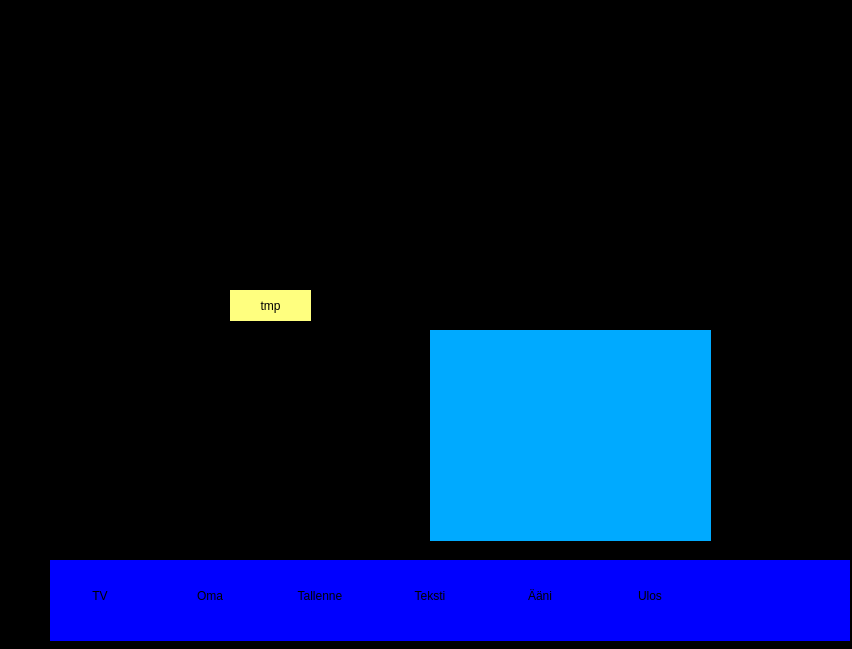
<?xml version="1.0" encoding="UTF-8"?>
<ui version="4.0">
 <class>Form</class>
 <widget class="QWidget" name="Form">
  <property name="geometry">
   <rect>
    <x>0</x>
    <y>0</y>
    <width>852</width>
    <height>649</height>
   </rect>
  </property>
  <property name="windowTitle">
   <string>Form</string>
  </property>
  <property name="styleSheet">
   <string notr="true">background-color: rgb(0, 0, 0);
border: none;</string>
  </property>
  <widget class="QFrame" name="frame_alapalkki">
   <property name="geometry">
    <rect>
     <x>50</x>
     <y>560</y>
     <width>800</width>
     <height>81</height>
    </rect>
   </property>
   <property name="focusPolicy">
    <enum>Qt::NoFocus</enum>
   </property>
   <property name="styleSheet">
    <string notr="true">background-color: rgb(0, 0, 255);</string>
   </property>
   <property name="frameShape">
    <enum>QFrame::StyledPanel</enum>
   </property>
   <property name="frameShadow">
    <enum>QFrame::Raised</enum>
   </property>
   <widget class="QToolButton" name="btn_tv">
    <property name="geometry">
     <rect>
      <x>0</x>
      <y>10</y>
      <width>100</width>
      <height>51</height>
     </rect>
    </property>
    <property name="styleSheet">
     <string notr="true">QToolButton{
background-color: rgb(0,0,255);
font: 18pt &quot;Ubuntu&quot;;
color: yellow;}

QToolButton::focus{
border-top-right-radius: 0px;
background-color: rgb(255,0,0); 
color: yellow;};</string>
    </property>
    <property name="text">
     <string>TV</string>
    </property>
   </widget>
   <widget class="QToolButton" name="btn_tallenne">
    <property name="geometry">
     <rect>
      <x>220</x>
      <y>10</y>
      <width>100</width>
      <height>51</height>
     </rect>
    </property>
    <property name="styleSheet">
     <string notr="true">QToolButton{
background-color: rgb(0,0,255);
font: 18pt &quot;Ubuntu&quot;;
color: yellow;}

QToolButton::focus{
border-top-right-radius: 0px;
background-color: rgb(255,0,0); 
color: yellow;};</string>
    </property>
    <property name="text">
     <string>Tallenne</string>
    </property>
   </widget>
   <widget class="QToolButton" name="btn_teksti">
    <property name="geometry">
     <rect>
      <x>330</x>
      <y>10</y>
      <width>100</width>
      <height>51</height>
     </rect>
    </property>
    <property name="styleSheet">
     <string notr="true">QToolButton{
background-color: rgb(0,0,255);
font: 18pt &quot;Ubuntu&quot;;
color: yellow;}

QToolButton::focus{
border-top-right-radius: 0px;
background-color: rgb(255,0,0); 
color: yellow;};</string>
    </property>
    <property name="text">
     <string>Teksti</string>
    </property>
   </widget>
   <widget class="QToolButton" name="btn_aani">
    <property name="geometry">
     <rect>
      <x>440</x>
      <y>10</y>
      <width>100</width>
      <height>51</height>
     </rect>
    </property>
    <property name="styleSheet">
     <string notr="true">QToolButton{
background-color: rgb(0,0,255);
font: 18pt &quot;Ubuntu&quot;;
color: yellow;}

QToolButton::focus{
border-top-right-radius: 0px;
background-color: rgb(255,0,0); 
color: yellow;};</string>
    </property>
    <property name="text">
     <string>Ääni</string>
    </property>
   </widget>
   <widget class="QToolButton" name="btn_sulje">
    <property name="geometry">
     <rect>
      <x>550</x>
      <y>10</y>
      <width>100</width>
      <height>51</height>
     </rect>
    </property>
    <property name="styleSheet">
     <string notr="true">QToolButton{
background-color: rgb(0,0,255);
font: 18pt &quot;Ubuntu&quot;;
color: yellow;}

QToolButton::focus{
border-top-right-radius: 0px;
background-color: rgb(255,0,0); 
color: yellow;};</string>
    </property>
    <property name="text">
     <string>Ulos</string>
    </property>
   </widget>
   <widget class="QToolButton" name="btn_oma">
    <property name="geometry">
     <rect>
      <x>110</x>
      <y>10</y>
      <width>100</width>
      <height>51</height>
     </rect>
    </property>
    <property name="styleSheet">
     <string notr="true">QToolButton{
background-color: rgb(0,0,255);
font: 18pt &quot;Ubuntu&quot;;
color: yellow;}

QToolButton::focus{
border-top-right-radius: 0px;
background-color: rgb(255,0,0); 
color: yellow;};</string>
    </property>
    <property name="text">
     <string>Oma</string>
    </property>
   </widget>
  </widget>
  <widget class="QListWidget" name="list_ohjelma">
   <property name="geometry">
    <rect>
     <x>10</x>
     <y>20</y>
     <width>141</width>
     <height>431</height>
    </rect>
   </property>
   <property name="focusPolicy">
    <enum>Qt::NoFocus</enum>
   </property>
   <property name="styleSheet">
    <string notr="true">QListView{
background-color:rgb(41, 85, 74); 
font: 18pt &quot;Ubuntu&quot;;
color: white;}

QListView::item:selected{
background-color: rgb(75,153,134); 
color: yellow;};</string>
   </property>
   <property name="verticalScrollBarPolicy">
    <enum>Qt::ScrollBarAlwaysOff</enum>
   </property>
  </widget>
  <widget class="QToolButton" name="btn_tmp">
   <property name="geometry">
    <rect>
     <x>230</x>
     <y>290</y>
     <width>81</width>
     <height>31</height>
    </rect>
   </property>
   <property name="focusPolicy">
    <enum>Qt::NoFocus</enum>
   </property>
   <property name="styleSheet">
    <string notr="true">background-color: rgb(255, 255, 127);</string>
   </property>
   <property name="text">
    <string>tmp</string>
   </property>
  </widget>
  <widget class="QFrame" name="frame_soitin">
   <property name="geometry">
    <rect>
     <x>320</x>
     <y>90</y>
     <width>351</width>
     <height>191</height>
    </rect>
   </property>
   <property name="frameShape">
    <enum>QFrame::StyledPanel</enum>
   </property>
   <property name="frameShadow">
    <enum>QFrame::Raised</enum>
   </property>
  </widget>
  <widget class="QFrame" name="frame_tracktausta">
   <property name="geometry">
    <rect>
     <x>430</x>
     <y>330</y>
     <width>281</width>
     <height>211</height>
    </rect>
   </property>
   <property name="styleSheet">
    <string notr="true">background-color: rgb(0, 170, 255);</string>
   </property>
   <property name="frameShape">
    <enum>QFrame::StyledPanel</enum>
   </property>
   <property name="frameShadow">
    <enum>QFrame::Raised</enum>
   </property>
  </widget>
  <widget class="QListWidget" name="list_tekstitys">
   <property name="geometry">
    <rect>
     <x>280</x>
     <y>410</y>
     <width>81</width>
     <height>81</height>
    </rect>
   </property>
   <property name="focusPolicy">
    <enum>Qt::NoFocus</enum>
   </property>
   <property name="styleSheet">
    <string notr="true">QListView{
background-color:rgb(41, 85, 74); 
font: 18pt &quot;Ubuntu&quot;;
color: white;}

QListView::item:selected{
background-color: rgb(75,153,134); 
color: yellow;};</string>
   </property>
  </widget>
  <widget class="QListWidget" name="list_aani">
   <property name="geometry">
    <rect>
     <x>760</x>
     <y>410</y>
     <width>51</width>
     <height>71</height>
    </rect>
   </property>
   <property name="focusPolicy">
    <enum>Qt::NoFocus</enum>
   </property>
   <property name="styleSheet">
    <string notr="true">QListView{
background-color:rgb(41, 85, 74); 
font: 18pt &quot;Ubuntu&quot;;
color: white;}

QListView::item:selected{
background-color: rgb(75,153,134); 
color: yellow;};</string>
   </property>
   <property name="horizontalScrollBarPolicy">
    <enum>Qt::ScrollBarAlwaysOff</enum>
   </property>
  </widget>
  <widget class="QListWidget" name="list_ulos">
   <property name="geometry">
    <rect>
     <x>320</x>
     <y>320</y>
     <width>81</width>
     <height>81</height>
    </rect>
   </property>
   <property name="focusPolicy">
    <enum>Qt::NoFocus</enum>
   </property>
   <property name="styleSheet">
    <string notr="true">QListView{
background-color:rgb(41, 85, 74); 
font: 18pt &quot;Ubuntu&quot;;
color: white;}

QListView::item:selected{
background-color: rgb(75,153,134); 
color: yellow;};</string>
   </property>
  </widget>
  <widget class="QListWidget" name="list_omat">
   <property name="geometry">
    <rect>
     <x>740</x>
     <y>250</y>
     <width>81</width>
     <height>81</height>
    </rect>
   </property>
   <property name="focusPolicy">
    <enum>Qt::NoFocus</enum>
   </property>
   <property name="styleSheet">
    <string notr="true">QListView{
background-color:rgb(41, 85, 74); 
font: 18pt &quot;Ubuntu&quot;;
color: white;}

QListView::item:selected{
background-color: rgb(75,153,134); 
color: yellow;};</string>
   </property>
  </widget>
 </widget>
 <tabstops>
  <tabstop>btn_tv</tabstop>
  <tabstop>btn_oma</tabstop>
  <tabstop>btn_tallenne</tabstop>
  <tabstop>btn_teksti</tabstop>
  <tabstop>btn_aani</tabstop>
  <tabstop>btn_sulje</tabstop>
 </tabstops>
 <resources/>
 <connections/>
</ui>
